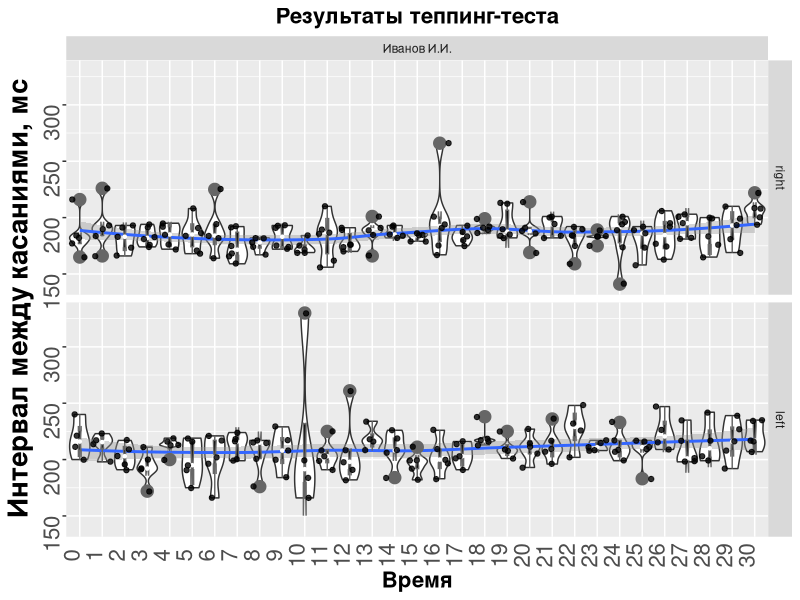
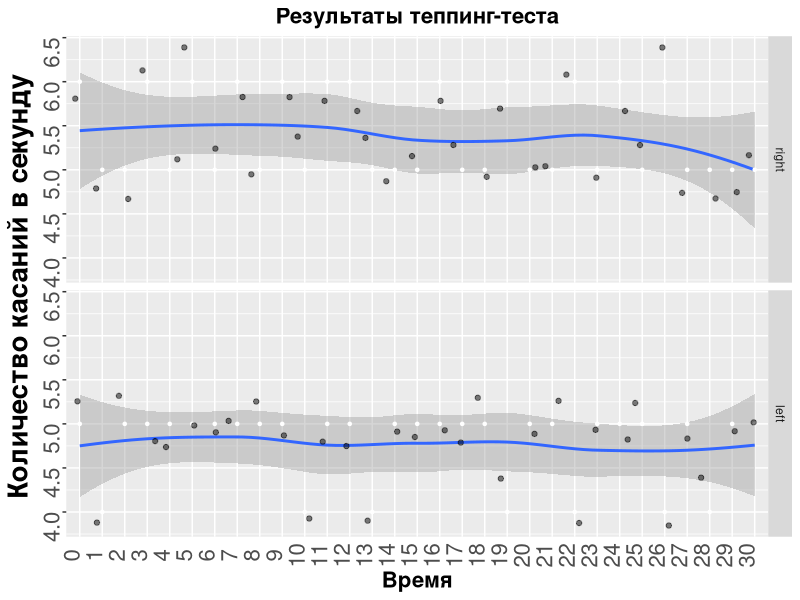
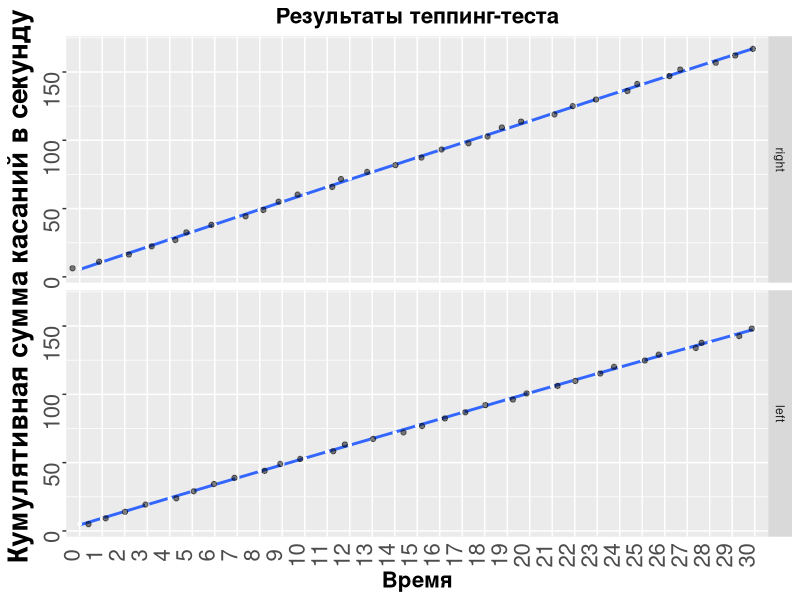
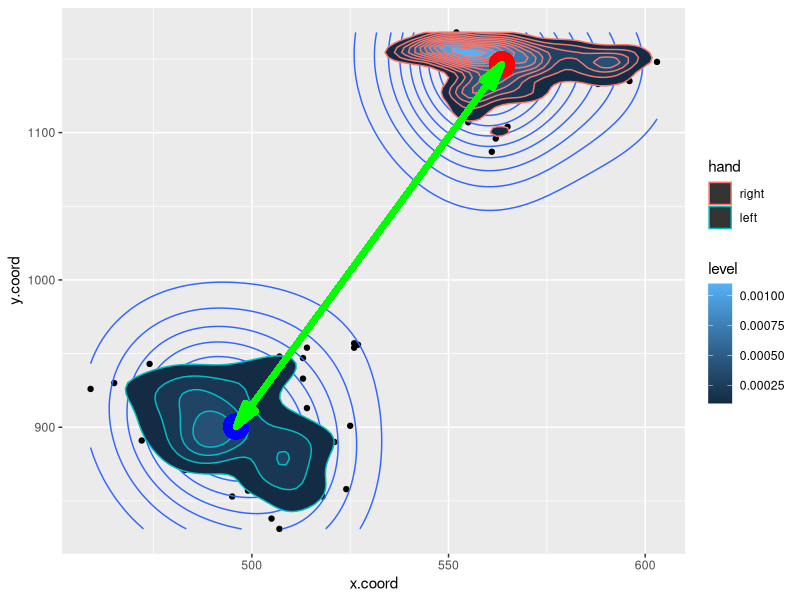

Write the R code that produced these figures, in order.
## ---- chunk 1
knitr::opts_chunk$set(echo = FALSE, warning = FALSE, message = FALSE, fig.align = "center")
## ---- chunk 2
# А заодно их загрузка и загрузка необходимых пакетов
library(tidyverse)
d = read.csv("result.csv", sep = ";", encoding = "UTF-8", header = F)
names(d) <- c("session","name", "time","curr.time","x.coord","y.coord", "hand")
d$time <- as.numeric(d$time)
d$session <- as.character(d$session)
d$x.coord <- as.numeric(d$x.coord)
d$y.coord <- as.numeric(d$y.coord)
d$hand <- factor(d$hand, levels = c("right","left"))
## ---- chunk 3
tbl <- knitr::kable(head(d), align = "c")
kableExtra::kable_styling(tbl, "striped", full_width = T, position = "left")
## ---- chunk 4
# Доводим данные до ума, инициализируем объект для хранения результатов
d$tick <- c(NA, diff(d$time))
d$tick[c(0, diff(d$curr.time)) < 0] <- NA # через дифф ищем смену в текущем времени с 0 на 5, там же сглаживаем провалы в тиках при помощи NA

d$time     <- as.integer(d$time/1000)
d$datetime <- as.POSIXct(d$time, origin="1970-01-01")
d$datetime <- format(d$datetime, format="%H:%M:%S")
result <- data.frame(name = d$name[1])
## ---- chunk 5
ggplot(d, aes(x=factor(curr.time), y=tick)) +
  geom_violin(scale="width") +
  geom_smooth(method = "loess", se=TRUE, aes(group=1)) +
  geom_boxplot(width=.12, fill=I("black"), notch=T, outlier.size=NA, col="grey40") +
  stat_summary(fun.y="median", geom="point", shape=20, col="white") +
  ggtitle("Результаты теппинг-теста") +
  labs(x="Время", y="Интервал между касаниями, мс") +
  facet_grid(hand~name) +
  theme(legend.position="none",
        axis.text=element_text(size=12),
        axis.title=element_text(size=16,face="bold")) +
  scale_fill_brewer() + geom_jitter(alpha = 0.8) +
  theme(plot.title = element_text(size=16, face='bold', hjust=0.5),
        axis.text.x=element_text(angle=90, vjust=0, size=16),
        axis.ticks.x=element_blank(),
        axis.title.y = element_text(face="bold", size=20),
        axis.text.y  = element_text(angle=90, vjust=0, size=16))
## ---- chunk 6
result$mean.interval.right <- mean(d$tick[d$hand=="right"], na.rm = T)
result$mean.interval.left  <- mean(d$tick[d$hand=="left"] , na.rm = T)
result$sd.interval.right   <- sd(d$tick[d$hand=="right"] , na.rm = T)
result$sd.interval.left    <- sd(d$tick[d$hand=="left"] , na.rm = T)
## ---- chunk 7
d %>% group_by(curr.time, hand, name) %>% summarise(n = n()) -> res

ggplot(res, aes(x=factor(curr.time), y=n)) +
  geom_violin(scale="width") +
  geom_smooth(method = "loess", se=TRUE, aes(group=1)) +
  geom_boxplot(width=.12, fill=I("black"), notch=T, outlier.size=NA, col="grey40") +
  stat_summary(fun.y="median", geom="point", shape=20, col="white") +
  ggtitle("Результаты теппинг-теста") +
  labs(x="Время", y="Количество касаний в секунду") +
  facet_grid(hand~.) +
  theme(legend.position="none",
        axis.text=element_text(size=12),
        axis.title=element_text(size=16,face="bold")) +
  scale_fill_brewer() + geom_jitter(alpha = 0.5) +
  theme(plot.title = element_text(size=16, face='bold', hjust=0.5),
        axis.text.x=element_text(angle=90, vjust=0, size=16),
        axis.ticks.x=element_blank(),
        axis.title.y = element_text(face="bold", size=20),
        axis.text.y  = element_text(angle=90, vjust=0, size=16))
## ---- chunk 8
result$mean.tap.right <- mean(res$n[res$hand=="right"], na.rm = T)
result$mean.tap.left  <- mean(res$n[res$hand=="left"] , na.rm = T)
result$sd.tap.right   <- sd(res$n[res$hand=="right"] , na.rm = T)
result$sd.tap.left    <- sd(res$n[res$hand=="left"] , na.rm = T)
## ---- chunk 9
d %>% group_by(curr.time, hand, name) %>% summarise(n = n()) -> res
res %>% group_by(hand, name) %>% mutate(cum.n = cumsum(n)) -> res

ggplot(res, aes(x=factor(curr.time), y=cum.n)) +
  geom_violin(scale="width") +
  geom_smooth(method = "loess", se=TRUE, aes(group=1)) +
  geom_boxplot(width=.12, fill=I("black"), notch=T, outlier.size=NA, col="grey40") +
  stat_summary(fun.y="median", geom="point", shape=20, col="white") +
  ggtitle("Результаты теппинг-теста") +
  labs(x="Время", y="Кумулятивная сумма касаний в секунду") +
  facet_grid(hand~.) +
  theme(legend.position="none",
        axis.text=element_text(size=12),
        axis.title=element_text(size=16,face="bold")) +
  scale_fill_brewer() + geom_jitter(alpha = 0.5) +
  theme(plot.title = element_text(size=16, face='bold', hjust=0.5),
        axis.text.x=element_text(angle=90, vjust=0, size=16),
        axis.ticks.x=element_blank(),
        axis.title.y = element_text(face="bold", size=20),
        axis.text.y  = element_text(angle=90, vjust=0, size=16))

smry.r <- summary(lm(cum.n~curr.time, res[res$hand=="right",]))
smry.l <- summary(lm(cum.n~curr.time, res[res$hand=="left",]))

result$cum.slope.right <- smry.r$coefficients[2]
result$cum.slope.left  <- smry.l$coefficients[2]
result$cum.R2.right    <- smry.r$r.squared
result$cum.R2.left     <- smry.l$r.squared
## ---- chunk 10
d %>% group_by(hand, curr.time) %>% summarise(n = n(), time = mean(time)) -> res
res %>% summarise(KSNS=(sum(n-n[curr.time==0]))/sum(n[curr.time==0]*100)) -> res

result$KSNS.right <- res$KSNS[res$hand=="right"]
result$KSNS.left  <- res$KSNS[res$hand=="left"]
## ---- chunk 11
d %>% group_by(hand, curr.time, name) %>% summarise(n = n()) %>% ungroup(hand, curr.time) -> res
res %>% summarise(KFa = (sum(n[hand=="right"])-sum(n[hand=="left"]))/(sum(n[hand=="right"])+sum(n[hand=="left"]))*100) %>% as.numeric -> result$KFa
## ---- chunk 12
ggplot(d, aes(x = x.coord, y = y.coord)) +
  geom_point() +
  geom_density_2d() +
  stat_density_2d(aes(fill = stat(level), color = hand), geom = "polygon") +
  geom_point(aes(x = mean(d$x.coord[d$hand=="right"]), y = mean(d$y.coord[d$hand=="right"])), size = 8, color = "red") +
  geom_point(aes(x = mean(d$x.coord[d$hand=="left"]), y = mean(d$y.coord[d$hand=="left"])), size = 8, color = "blue") +
  geom_segment(aes(x = mean(d$x.coord[d$hand=="right"]), xend = mean(d$x.coord[d$hand=="left"]),
                   y = mean(d$y.coord[d$hand=="right"]), yend = mean(d$y.coord[d$hand=="left"])), 
               arrow = arrow(angle = 15, ends = "both", type = "closed"), size = 2, color = "green")

result$dist <- sqrt((mean(d$x.coord[d$hand=="right"])-mean(d$x.coord[d$hand=="left"]))^2+(mean(d$y.coord[d$hand=="right"])-mean(d$y.coord[d$hand=="left"]))^2)
result$dist.sd.right <- sd(sqrt((d$x.coord[d$hand=="right"])^2+(d$y.coord[d$hand=="right"])^2))
result$dist.sd.left  <- sd(sqrt((d$x.coord[d$hand=="left"])^2+(d$y.coord[d$hand=="left"])^2))
## ---- chunk 13
result <- t(result)
result <- cbind(rownames(result), result); rownames(result) <- NULL
colnames(result) <- c("Показатель", "Численное значение")
tbl <- knitr::kable(result, align = "c")
kableExtra::kable_styling(tbl, "striped", full_width = T, position = "left")
